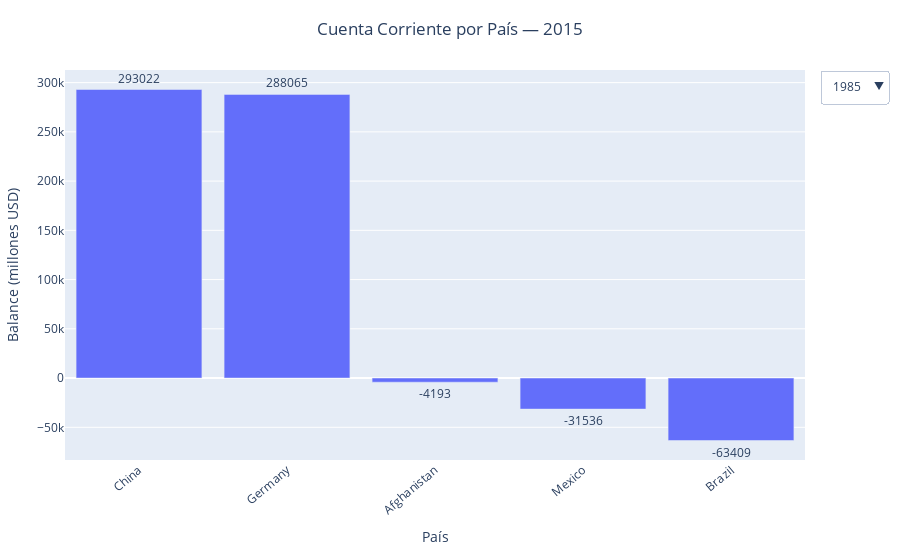

Write notebook code for a chart like this one.
### Markdown cell above
Este gráfico muestra la evolución del balance de la cuenta corriente de cada país a lo largo de los años. Permite comparar tendencias nacionales y observar cómo varía el flujo de pagos en el tiempo, ayudando a identificar periodos de superávit o déficit en la cuenta corriente de cada país.

### Principios aplicados:

* Gestalt (ley de proximidad y similitud): cada país tiene un color distinto para agrupar visualmente sus datos.

* Tufte (minimizar ruido): fondo blanco y cuadrícula ligera para centrar la atención en la información.

* Holmes (storytelling): se narra cómo cada país ha manejado déficit o superávit a lo largo del tiempo.

### Code cell
import pandas as pd
import numpy as np
import plotly.graph_objects as go

TOP_N = 20  # Países a mostrar por año

df_bar = df_accounts[df_accounts['Account_Type'].str.contains('Current account', na=False)].copy()

# Asegurar tipos correctos
df_bar['Year'] = pd.to_numeric(df_bar['Year'], errors='coerce').astype('Int64')
df_bar['Value'] = pd.to_numeric(df_bar['Value'], errors='coerce')
df_bar = df_bar.dropna(subset=['Country', 'Year', 'Value'])

# Añadir magnitud para ordenar por importancia
df_bar['Value_abs'] = df_bar['Value'].abs()

years = sorted(df_bar['Year'].dropna().unique())
initial_year = 2015 if 2015 in years else years[-1] 

fig = go.Figure()
visible_flags = []

for y in years:
    dff = df_bar[df_bar['Year'] == y].copy()
    # Top N por magnitud (absoluta) y orden descendente por valor
    dff = dff.nlargest(TOP_N, 'Value_abs').sort_values('Value', ascending=False)
    
    fig.add_trace(
        go.Bar(
            x=dff['Country'],
            y=dff['Value'],
            text=dff['Value'].round(0),
            textposition='outside',
            name=str(int(y)),
            hovertemplate="<b>%{x}</b><br>Año: " + str(int(y)) + "<br>Valor: %{y:.0f} M USD<extra></extra>",
            visible=(y == initial_year)
        )
    )
    visible_flags.append(y == initial_year)

# Dropdown
buttons = []
for i, y in enumerate(years):
    vis = [False] * len(years)
    vis[i] = True
    buttons.append(
        dict(
            label=str(int(y)),
            method="update",
            args=[
                {"visible": vis},
                {"title": f"Cuenta Corriente por País — {int(y)}"}
            ],
        )
    )

fig.update_layout(
    title=f"Cuenta Corriente por País — {int(initial_year)}",
    xaxis_title="País",
    yaxis_title="Balance (millones USD)",
    title_x=0.5,
    bargap=0.15,
    updatemenus=[dict(
        type="dropdown",
        x=1.02, y=1.0,
        xanchor="left", yanchor="top",
        buttons=buttons,
        showactive=True
    )],
    margin=dict(l=60, r=40, t=70, b=100),
)

# Rotación de etiquetas
fig.update_xaxes(tickangle= -40)
fig.update_yaxes(zeroline=True)

fig.show()

### Figure 1 — Plotly figure (JSON) as saved in the notebook; plotly's stock layout.template omitted (floating-point values rounded to 4 significant figures)
{"data": [{"hovertemplate": "<b>%{x}</b><br>Año: 1985<br>Valor: %{y:.0f} M USD<extra></extra>", "name": "1985", "text": [17994, 800, -243, -280, -11417], "textposition": "outside", "type": "bar", "visible": false, "x": ["Germany", "Mexico", "Afghanistan", "Brazil", "China"], "y": [17994, 800, -243, -280, -11417]}, {"hovertemplate": "<b>%{x}</b><br>Año: 1995<br>Valor: %{y:.0f} M USD<extra></extra>", "name": "1995", "text": [1618, -1576, -18136, -32191], "textposition": "outside", "type": "bar", "visible": false, "x": ["China", "Mexico", "Brazil", "Germany"], "y": [1618, -1576, -18136, -32191]}, {"hovertemplate": "<b>%{x}</b><br>Año: 2010<br>Valor: %{y:.0f} M USD<extra></extra>", "name": "2010", "text": [237810, 196172, -578, -3754, -86718], "textposition": "outside", "type": "bar", "visible": false, "x": ["China", "Germany", "Afghanistan", "Mexico", "Brazil"], "y": [237810, 196172, -578, -3754, -86718]}, {"hovertemplate": "<b>%{x}</b><br>Año: 2015<br>Valor: %{y:.0f} M USD<extra></extra>", "name": "2015", "text": [293022, 288065, -4193, -31536, -63409], "textposition": "outside", "type": "bar", "visible": true, "x": ["China", "Germany", "Afghanistan", "Mexico", "Brazil"], "y": [293022, 288065, -4193, -31536, -63409]}, {"hovertemplate": "<b>%{x}</b><br>Año: 2021<br>Valor: %{y:.0f} M USD<extra></extra>", "name": "2021", "text": [352886, 312080, -4493, -46358], "textposition": "outside", "type": "bar", "visible": false, "x": ["China", "Germany", "Mexico", "Brazil"], "y": [352886, 312080, -4493, -46358]}, {"hovertemplate": "<b>%{x}</b><br>Año: 2022<br>Valor: %{y:.0f} M USD<extra></extra>", "name": "2022", "text": [443374, 174831, -17667, -48253], "textposition": "outside", "type": "bar", "visible": false, "x": ["China", "Germany", "Mexico", "Brazil"], "y": [443374, 174831, -17667, -48253]}, {"hovertemplate": "<b>%{x}</b><br>Año: 2023<br>Valor: %{y:.0f} M USD<extra></extra>", "name": "2023", "text": [262723, 252987, -5716, -30828], "textposition": "outside", "type": "bar", "visible": false, "x": ["Germany", "China", "Mexico", "Brazil"], "y": [262723, 252987, -5716, -30828]}], "layout": {"bargap": 0.15, "margin": {"b": 100, "l": 60, "r": 40, "t": 70}, "title": {"text": "Cuenta Corriente por País — 2015", "x": 0.5}, "updatemenus": [{"buttons": [{"args": [{"visible": [true, false, false, false, false, false, false]}, {"title": "Cuenta Corriente por País — 1985"}], "label": "1985", "method": "update"}, {"args": [{"visible": [false, true, false, false, false, false, false]}, {"title": "Cuenta Corriente por País — 1995"}], "label": "1995", "method": "update"}, {"args": [{"visible": [false, false, true, false, false, false, false]}, {"title": "Cuenta Corriente por País — 2010"}], "label": "2010", "method": "update"}, {"args": [{"visible": [false, false, false, true, false, false, false]}, {"title": "Cuenta Corriente por País — 2015"}], "label": "2015", "method": "update"}, {"args": [{"visible": [false, false, false, false, true, false, false]}, {"title": "Cuenta Corriente por País — 2021"}], "label": "2021", "method": "update"}, {"args": [{"visible": [false, false, false, false, false, true, false]}, {"title": "Cuenta Corriente por País — 2022"}], "label": "2022", "method": "update"}, {"args": [{"visible": [false, false, false, false, false, false, true]}, {"title": "Cuenta Corriente por País — 2023"}], "label": "2023", "method": "update"}], "showactive": true, "type": "dropdown", "x": 1.02, "xanchor": "left", "y": 1, "yanchor": "top"}], "xaxis": {"tickangle": -40, "title": {"text": "País"}}, "yaxis": {"title": {"text": "Balance (millones USD)"}, "zeroline": true}}}
